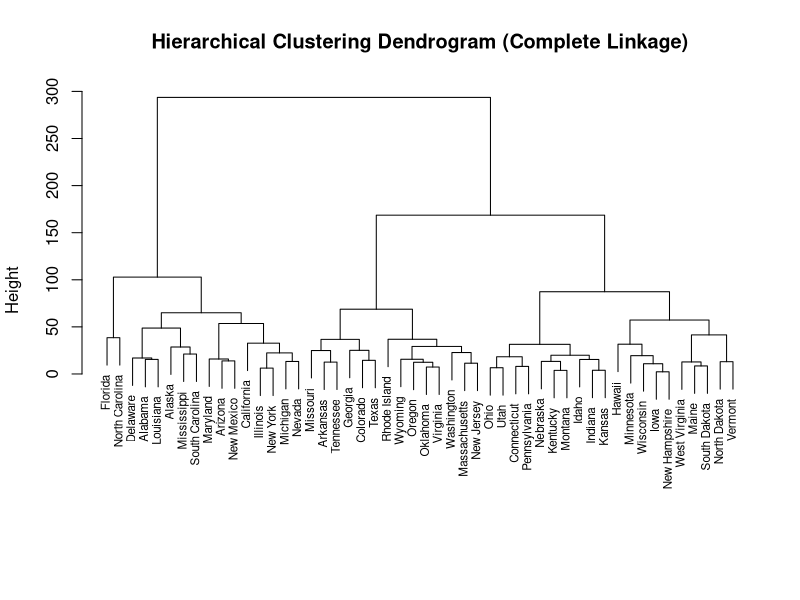
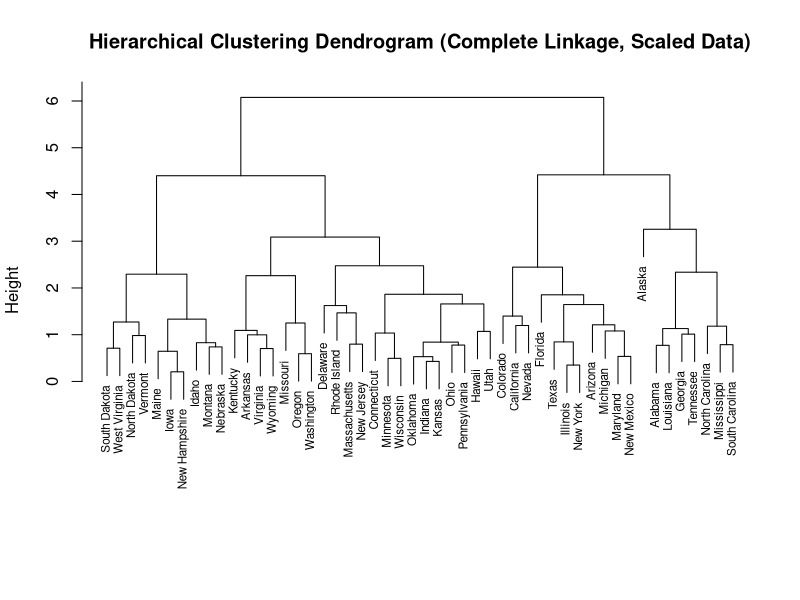

Write the R code that produced these figures, in order.
## ---- chunk 1
knitr::opts_chunk$set(echo = TRUE)
## ---- chunk 2
# This step is to load the USArrests data
data("USArrests")
head(USArrests)

#The Mean of each Feature
apply(USArrests , 2 , mean)
#The Variance of each Feature
apply(USArrests , 2 , var)
## ---- chunk 3
#First we need to compute the Distance Matrix
dist_matrix <- dist(USArrests, method = "euclidean")

#Perform hierarchical clustering using complete linkage
hc_complete <- hclust(dist_matrix, method = "complete")

#Then Plot the dendrogram
plot(hc_complete, main = "Hierarchical Clustering Dendrogram (Complete Linkage)", xlab = "", sub = "", labels = rownames(USArrests), cex = 0.7)

## ---- chunk 4
#First cut the dendrogram to form three clusters
clusters <- cutree(hc_complete, k = 3)

#Create a data frame with the cluster assignments
clustered_states <- data.frame(State = rownames(USArrests), Cluster = clusters)
clustered_states <- clustered_states[order(clustered_states$Cluster), ]


#Display the states in each cluster
cluster_list <- split(clustered_states$State, clustered_states$Cluster)
cluster_list
## ---- chunk 5

#Scale the variables to have standard deviation one
scaled_data <- scale(USArrests)

#Then we need to compute the Distance Matrix
dist_matrix_scaled <- dist(scaled_data, method = "euclidean")

#Perform hierarchical clustering using complete linkage
hc_complete_scaled <- hclust(dist_matrix_scaled, method = "complete")

#Then Plot the dendrogram
plot(hc_complete_scaled, main = "Hierarchical Clustering Dendrogram (Complete Linkage, Scaled Data)", xlab = "", sub = "", labels = rownames(USArrests), cex = 0.7)

## ---- chunk 6
#Lets compare the dentrograms of a three cluster group from the scaled data for a reference
#So that cut the dendrogram of the scaled data to form three clusters
clusters_scaled <- cutree(hc_complete_scaled, k = 3)

#Create a data frame with the cluster assignments
clustered_states_scaled <- data.frame(State = rownames(USArrests), Scaled_Cluster = clusters_scaled)
clustered_states_scaled <- clustered_states_scaled[order(clustered_states_scaled$Scaled_Cluster), ]

# Display the states in each cluster for scaled data
scaled_cluster_list <- split(clustered_states_scaled$State, clustered_states_scaled$Scaled_Cluster)
scaled_cluster_list

#Compare the original and scaled clustering results
comparison <- merge(clustered_states, clustered_states_scaled, by = "State")
comparison <- comparison[order(comparison$Cluster), ]
comparison
